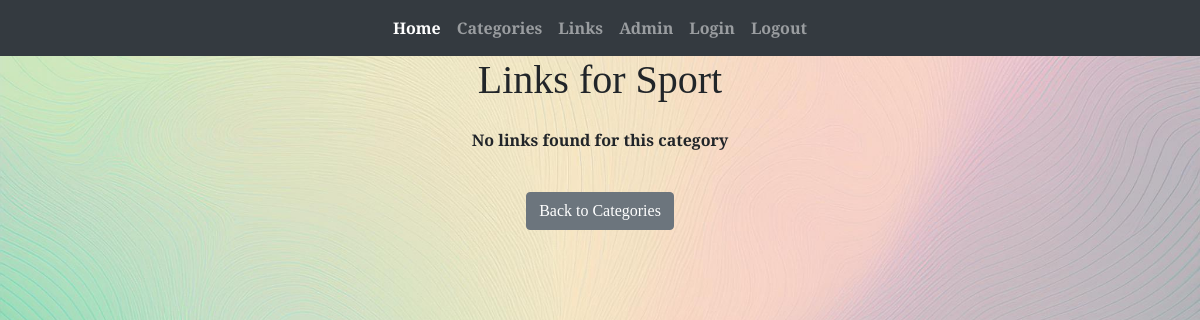
/links-by-category/1/, run on an earlier commit of the app's database.
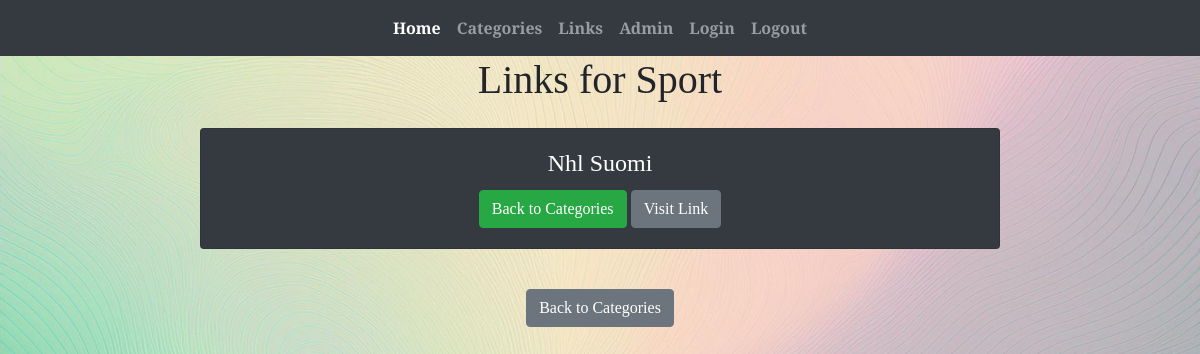
And on a later commit of the database.
### app/models.py (models this page shows, shortened)
class Link(models.Model):
    linkname = models.CharField(max_length=50, default = "link")
    category = models.ForeignKey(Category, on_delete=models.CASCADE)
    link_link = models.URLField(max_length=200, blank=True, null=True)  # Uusi kenttä hyperlinkille

### app/views.py (the view)
# urls.py: path('links-by-category/<int:id>/', linksbycategory, name='links-by-category'),
def linksbycategory(request, id):
    category = get_object_or_404(Category, id=id)
    links = Link.objects.filter(category=category)  # Suodatetaan linkit kategorian mukaan
    context = {'category': category, 'links': links}
    return render(request, "linksbycategory.html", context)

### app/templates/linksbycategory.html
{% extends 'index.html' %}
{% block content %}
<div class="container text-center">
    <h1>Links for {{ category.categoryname }}</h1>
    <div class="d-flex flex-column align-items-center mt-4">
        {% for link in links %}
        <div class="card bg-dark text-white mb-3" style="width: 50rem;">
            <div class="card-body text-center">
                <h4 class="card-title">{{ link.linkname }}</h4>
                <a href="{% url 'categories' %}" class="btn btn-success">Back to Categories</a>
                <a href="{{ link.link_link }}" class="btn btn-secondary" target="_blank" title="Visit {{ link.linkname }}">Visit Link</a>
            </div>
        </div>
        {% empty %}
        <p>No links found for this category</p>
        {% endfor %}
    </div>
        <div class="d-flex justify-content-center mt-4">
            <a href="{% url 'categories' %}" class="btn btn-secondary">Back to Categories</a>
        </div>
</div>
{% endblock %}

What changed in the data, as far as the page shows it:
now on this page (row edited): Link: linkname "Nhl Suomi"
Also different on the page:
text no longer shown: "No links found for this category"
